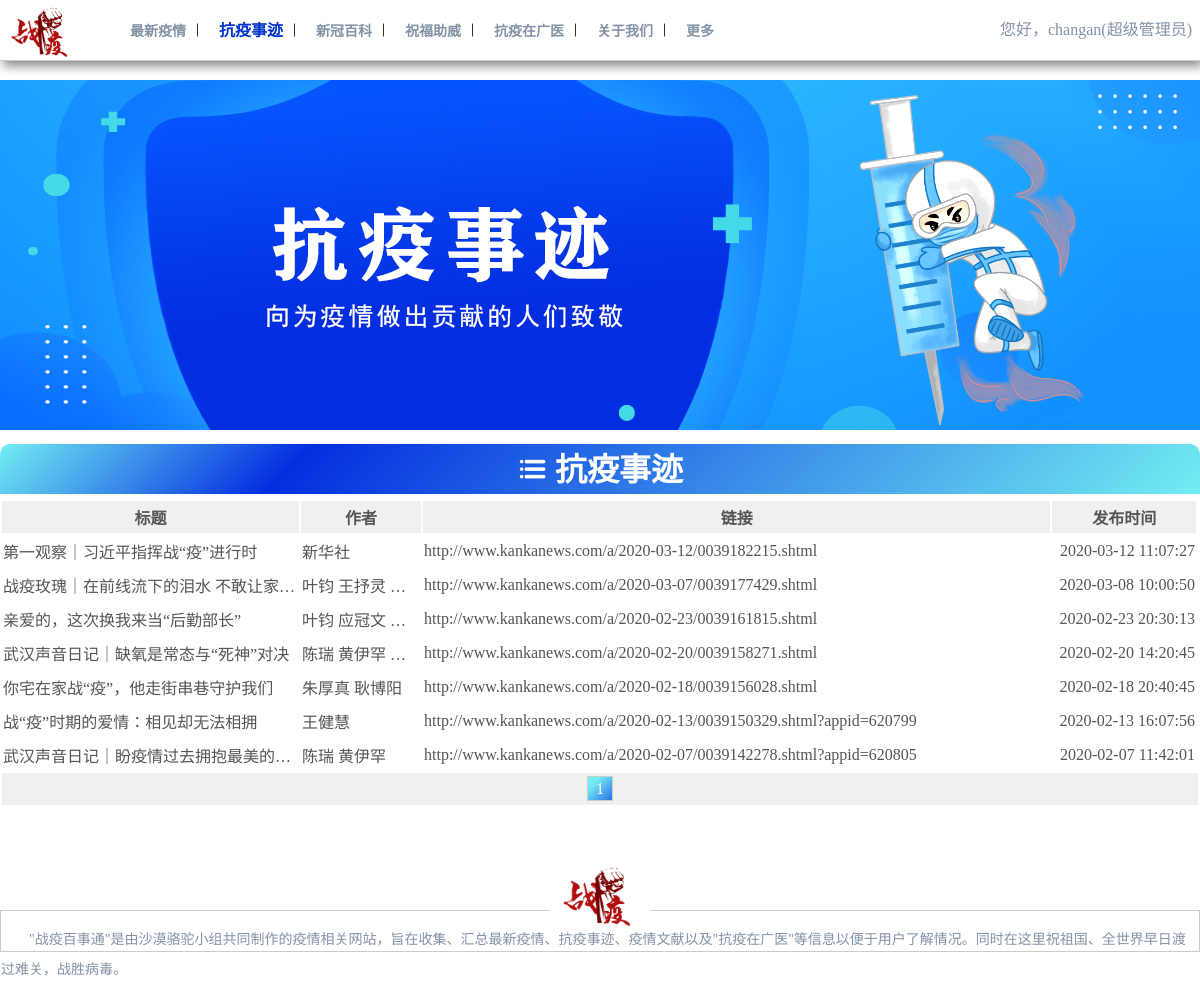
/home/news/news.php (signed in), run on the app's committed database.
### tables this page shows
CREATE TABLE `news`  (
  `title` varchar(255) NULL DEFAULT NULL,
  `article` longtext NULL,
  `author` varchar(255) NULL DEFAULT NULL,
  `link` varchar(255) NULL DEFAULT NULL,
  `datetime` datetime(0) NULL DEFAULT NULL,
  `newsid` int(10) UNSIGNED NOT NULL AUTO_INCREMENT,
  PRIMARY KEY (`newsid`) USING BTREE
);

### home/news/news.php (the view, shortened to what this page needs)
<?php
require_once("../conn.php");
$pagesizeNews = 10;
$pageNews = isset($_GET['pageNews']) ? $_GET['pageNews'] : 1;
$startrowNews = ($pageNews-1)*$pagesizeNews;
$sql = "SELECT * FROM news ORDER BY datetime DESC";
$result = mysqli_query($conn,$sql);
$recordsNews = mysqli_num_rows($result);
$pagesNews = ceil($recordsNews/$pagesizeNews);
$sql .=" LIMIT {$startrowNews},{$pagesizeNews}";
$result = mysqli_query($conn,$sql);
$arrsNewss = mysqli_fetch_all($result,MYSQLI_ASSOC);
if(isset($_SESSION['id']))
{
	$id = $_SESSION['id'];
	$dsn = "mysql:host=127.0.0.1;port=3306;dbname=zybst;charset=utf8";
	$username = "root";
	$pwd = "12345";
	$pdo = new PDO($dsn,$username,$pwd);
	$sql_select = "SELECT identity FROM user WHERE id = ?";
	$PDOStatement = $pdo->prepare($sql_select);
	$PDOStatement->bindValue(1,$id);
	$PDOStatement->execute();
	$record=$PDOStatement->fetch(PDO::FETCH_ASSOC);
	$identity = $record['identity'];
}
?>
<!DOCTYPE html>
<!DOCTYPE html>
<html lang="en">
<head>
   <link rel="stylesheet" href="../../css/page.css">
    <link rel="stylesheet" href="../../css/iconfont.css">
</head>
<body>
<div id="header">
    <div class="header">
        <div class="header_left">
        <a href="../../index.php"><img src="../../image/logo3.png" alt=""></a>
        </div>
        <div class="header_center">
            <a href="../situation.php" >最新疫情</a>
             <i class="icon-anjianfengexian iconfont"></i>
            <a href="../story.php" id="this">抗疫事迹</a>
             <i class="icon-anjianfengexian iconfont"></i>
            <a href="../literature.php">新冠百科</a>
             <i class="icon-anjianfengexian iconfont"></i>
            <a href="../benediction.php">祝福助威</a>
             <i class="icon-anjianfengexian iconfont"></i>
            <a href="../gdmu.php">抗疫在广医</a>
             <i class="icon-anjianfengexian iconfont"></i>
            <a href="../us.php">关于我们</a>
             <i class="icon-anjianfengexian iconfont"></i>
            <a href="../more.php">更多</a>
        </div>
        <div class="header_right">
				<?php
					if(isset($id))
					{
						if($identity == "超级管理员")
						{
							echo "<div class='userid'>您好，{$id}(超级管理员)</div>";
						}else
						{
						echo "<div class='logout'><a href='../logout.php'>退出</a></div>";
						echo "<div class='userid'>您好，{$id}</div>";
						}
					}else
					{
						echo "<a href='../login.php' target='_blank' class ='register'>注册</a>";
						echo"<a href='../login.php' target='_blank' class = 'login'><i class='icon-ren iconfont'></i>登录</a>";
					}?>
            </div>
    </div>
</div>
    <div class="view">
        <img src="../../image/story.jpg" alt="">
    </div>
<div class="news_box">
	<div class="news_name"><i class="icon-liebiao1 iconfont"></i>&nbsp;抗疫事迹</div>
	<table class="news_list">
		<tr>
			<th width="25%">标题</th>
			<th width="10%">作者</th>
			<th class="news_link" width="53%">链接</th>
			<th width="12%">发布时间</th>
		</tr>
		<?php
		    foreach ($arrsNewss as $arrsNews) {
		     ?>
		    <tr>
		    <td><?php echo $arrsNews['title']; ?></td>
		    <td><?php echo $arrsNews['author']; ?></td>
		    <td class="news_link"><?php $newsLink = $arrsNews['link']; echo "<a href='$newsLink' target='_blank' >$newsLink</a>"; ?></td>
		    <td style="text-align: right;"><?php echo $arrsNews['datetime']; ?></td>
		    </tr>
		    <?php }?>
		    	<tr >
		    		<td class="news_nav" colspan="5">
						<?php
							for($i=1;$i<=$pagesNews;$i++){
								if($pageNews==$i){
								echo"<span>$i</span>" ;
								}else
								{
								echo"<a href='?pageNews=$i#news'>$i</a>" ;
								}
							}
							?>
					</td>
				</tr>
	</table>
</div>
    <div id="bottom">
        <div class="bottom_top">
            <img src="../../image/logo3.png" alt="">
        </div>
        <div class="bottom_bottom">
        <p>"战疫百事通"是由沙漠骆驼小组共同制作的疫情相关网站，旨在收集、汇总最新疫情、抗疫事迹、疫情文献以及"抗疫在广医"等信息以便于用户了解情况。同时在这里祝祖国、全世界早日渡过难关，战胜病毒。</p></div>
    </div>
</body>
</html>

### css/page.css (style rules this page uses)
body { font-size: 16px; padding: 0px; margin: 0px; }
a { text-decoration: none; }
#header { width: 100%; height: 60px; border-bottom: 1px solid #ccc; box-shadow:3px 5px 10px #888888; background-color: #FFF; overflow: hidden; position: fixed; top: 0; z-index: 999; }
.header { width: 1366px; height: 60px; margin: 0px auto; }
.header_left { width: 120px; height: 60px; float: left; }
.header_left img { padding: 3px 0px; height: 54px; }
.header_center { width: 650px; height: 60px; line-height: 60px; float: left; font-size: 14px; }
.header_center a { color:#8392A6; font-weight:bold; margin-left: 10px; }
#this { color:#0033CC; font-size: 16px; }
.header_right { width: 550px; height: 60px; float: right; line-height: 60px; color: #8392A6; }
.userid { float: right; }
.view { width: 100%; text-align: center; margin-top: 80px; }
.view img { width: 1200px; }
#bottom { margin-top: 55px; width: 100%; height: 50px; }
.bottom_top { text-align: center; margin-bottom: -20px; }
.bottom_top img { width: 100px; }
.bottom_bottom { height: 40px; border: 1px solid #ccc; line-height: 60px; }
.bottom_bottom p { font-size:14px; text-indent: 2em; color: #8392A6; line-height: 30px; }
.news_box { width: 1200px; margin: 10px auto; }
.news_name { width: 1200px; height: 50px; background-image: linear-gradient( 135deg, #72EDF2 0%, #032EDF 25%, #72EDF2 100%); color: #ffffff; font-size: 32px; font-weight: bold; border-top-right-radius: 10px; border-top-left-radius: 10px; text-align: center; }
.news_name i { font-size: 30px; font-weight: bold; }
.news_list { margin: 5px auto; width: 1200px; table-layout: fixed; font-size: 16px; }
.news_list a { color: #555555; }
.news_list tr { width: 100%; color: #555555; height: 30px; }
.news_list th { color: #555555; height: 30px; background-color: #F0F0F0; }
.news_list td { color: #555555; height: 30px; white-space: nowrap; overflow: hidden; text-overflow: ellipsis; }
.news_nav { background-color: #F0F0F0; text-align: center; }
.news_nav span { padding: 3px 8px; margin: 0px 3px; border: 1px solid #ccc; background-image: linear-gradient( 135deg,#72EDF2 25%, #2A71E6 100%); color: #fff; }

### data on the page
news: title "第一观察｜习近平指挥战“疫”进行时", author "新华社", link "http://www.kankanews.com/a/2020-03-12/0039182215.shtml", datetime "2020-03-12 11:07:27"
news: title "战疫玫瑰｜在前线流下的泪水 不敢让家…", author "叶钧 王抒灵…", link "http://www.kankanews.com/a/2020-03-07/0039177429.shtml", datetime "2020-03-08 10:00:50"
news: title "亲爱的，这次换我来当“后勤部长”", author "叶钧 应冠文…", link "http://www.kankanews.com/a/2020-02-23/0039161815.shtml", datetime "2020-02-23 20:30:13"
news: title "武汉声音日记｜缺氧是常态与“死神”对决", author "陈瑞 黄伊罕…", link "http://www.kankanews.com/a/2020-02-20/0039158271.shtml", datetime "2020-02-20 14:20:45"
news: title "你宅在家战“疫”，他走街串巷守护我们", author "朱厚真 耿博阳", link "http://www.kankanews.com/a/2020-02-18/0039156028.shtml", datetime "2020-02-18 20:40:45"
news: title "战“疫”时期的爱情：相见却无法相拥", author "王健慧", link "http://www.kankanews.com/a/2020-02-13/0039150329.shtml?appid=620799", datetime "2020-02-13 16:07:56"
news: title "武汉声音日记｜盼疫情过去拥抱最美的…", author "陈瑞 黄伊罕", link "http://www.kankanews.com/a/2020-02-07/0039142278.shtml?appid=620805", datetime "2020-02-07 11:42:01"

### other printed values
$id "changan"
